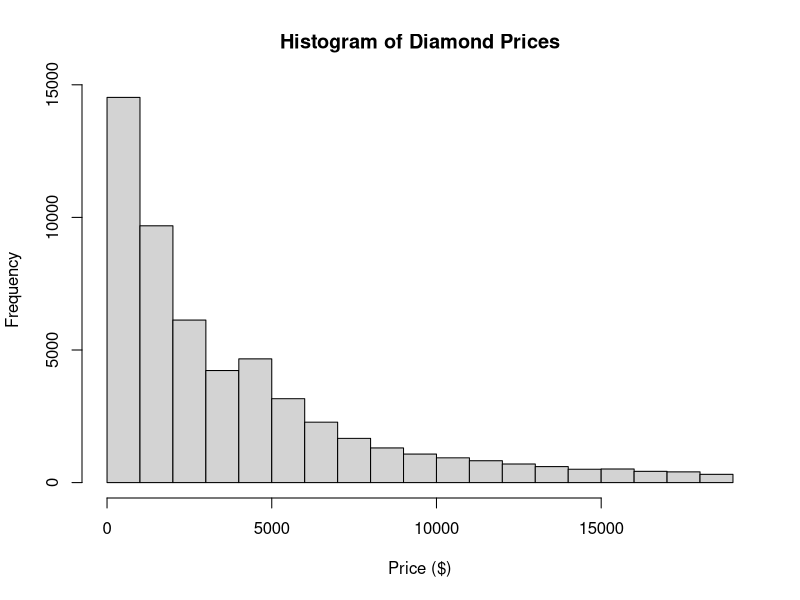
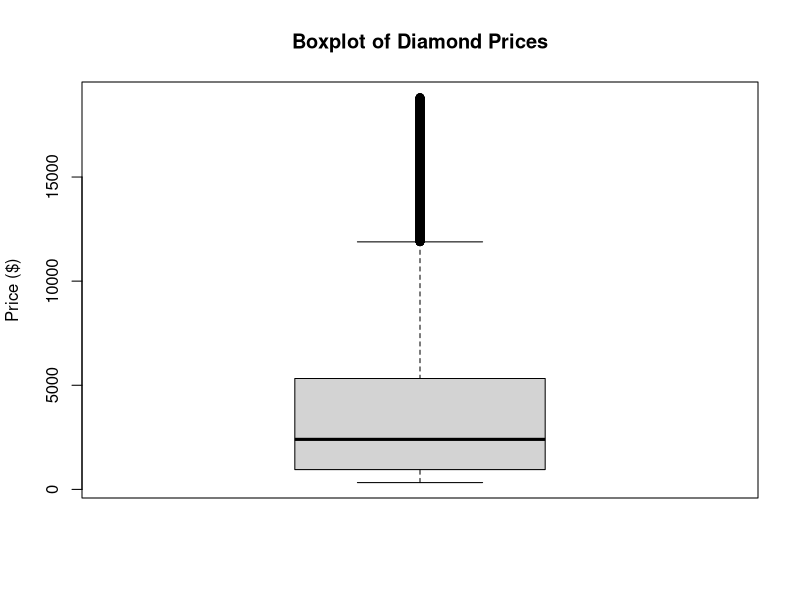
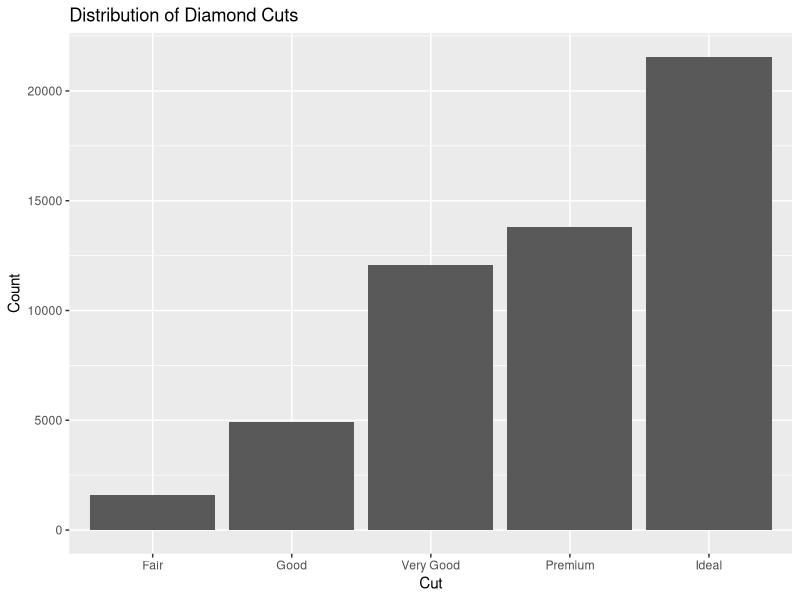
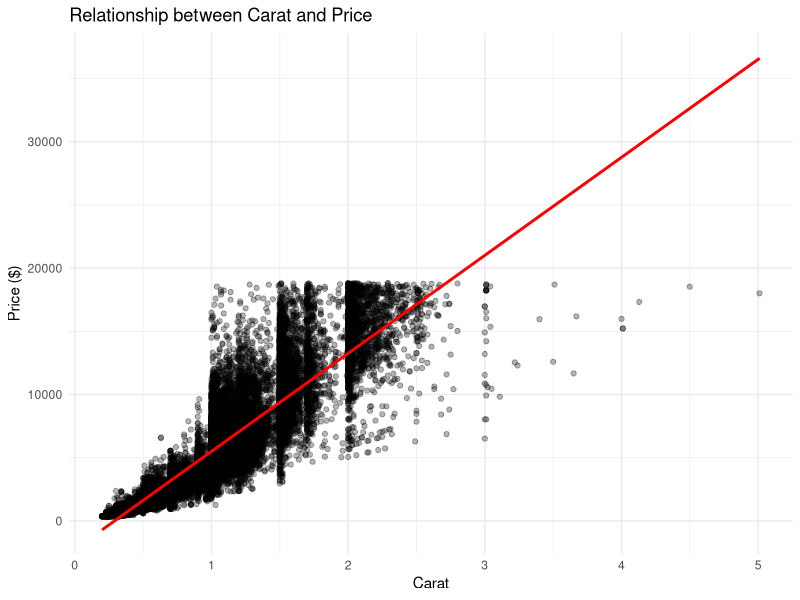
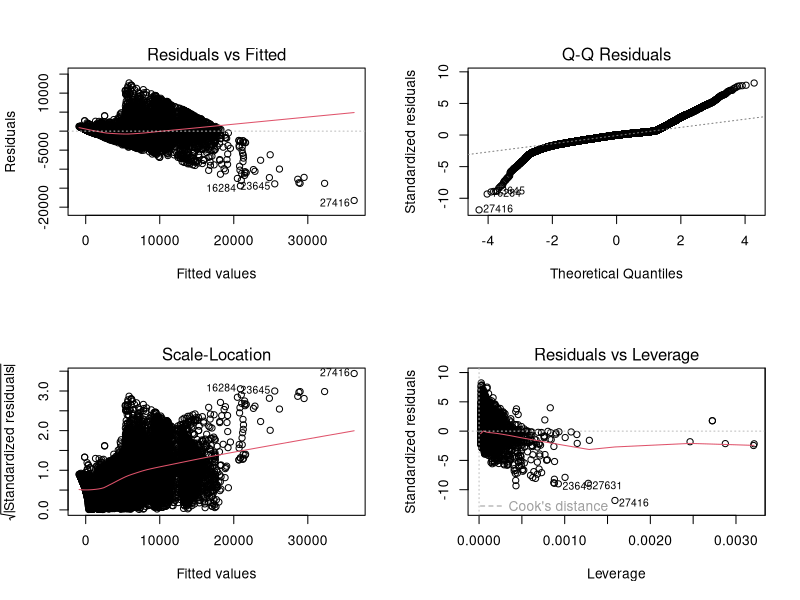
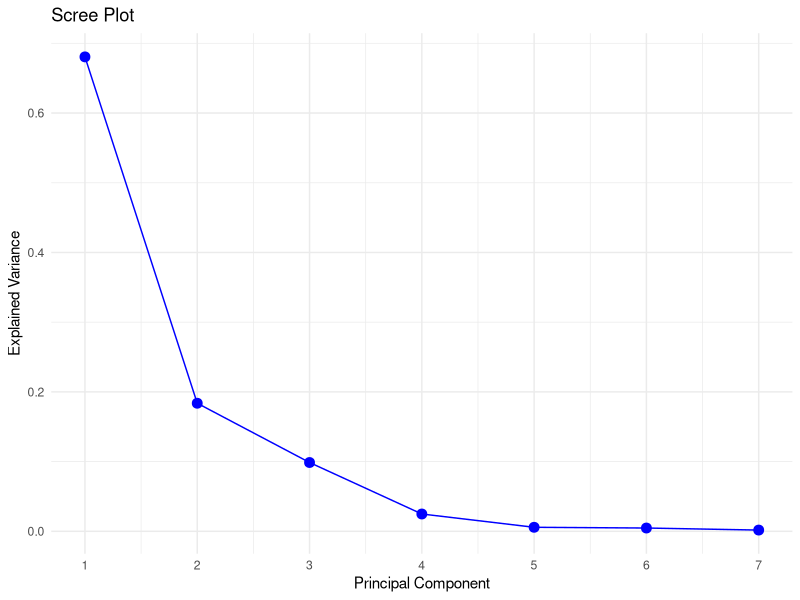
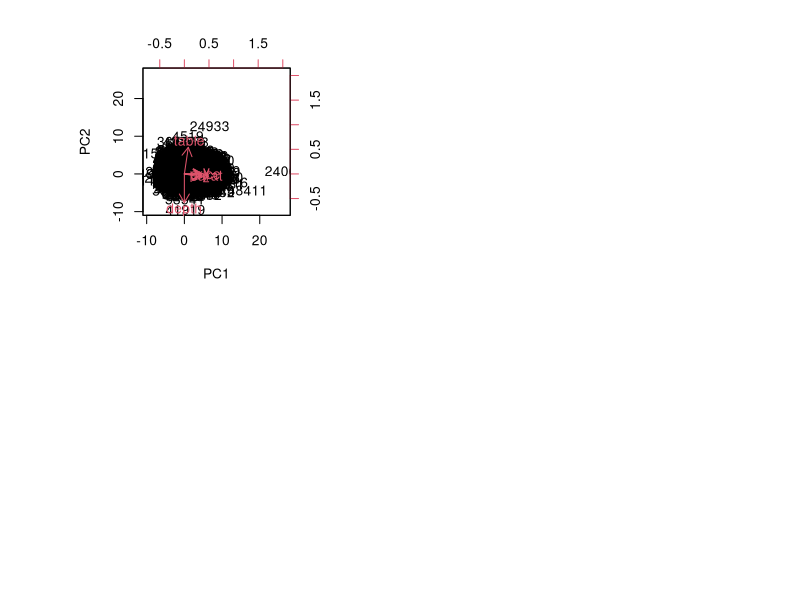

Generate these figures, in order, with R:
library(ggplot2)
data(diamonds)
str(diamonds)
head(diamonds)

summary(diamonds$price)
sd(diamonds$price)

hist(diamonds$price, main="Histogram of Diamond Prices", xlab="Price ($)")
boxplot(diamonds$price, main="Boxplot of Diamond Prices", ylab="Price ($)")


#barplot(table(diamonds$cut), main="Distribution of Diamond Cuts", xlab="Cut", ylab="Count")
ggplot(data = diamonds) +
  geom_bar(mapping = aes(x = cut)) +
  labs(title = "Distribution of Diamond Cuts", x = "Cut", y = "Count")

cor(diamonds$carat, diamonds$price)


ggplot(data = diamonds, aes(x = carat, y = price)) +
  geom_point(alpha = 0.3) +
  geom_smooth(method = "lm", color = "red") +
  labs(title = "Relationship between Carat and Price",
       x = "Carat", y = "Price ($)") +
  theme_minimal()

model <- lm(price ~ carat + depth, data = diamonds)
summary(model)

par(mfrow=c(2,2))
plot(model)

# Select numerical variables
num_vars <- diamonds[, c("carat", "depth", "table", "price", "x", "y", "z")]

# Perform PCA
pca_result <- prcomp(num_vars, scale. = TRUE)

# Create scree plot
var_explained <- pca_result$sdev^2 / sum(pca_result$sdev^2)

ggplot(data = data.frame(pc = 1:length(var_explained), 
                         var = var_explained), 
       aes(x = pc, y = var)) +
  geom_line(color = "blue") +
  geom_point(color = "blue", size = 3) +
  labs(title = "Scree Plot",
       x = "Principal Component",
       y = "Explained Variance") +
  theme_minimal() +
  scale_x_continuous(breaks = 1:length(var_explained))

biplot(pca_result, scale=0, cex=c(0,1))

# Print loadings
print(pca_result$rotation)
